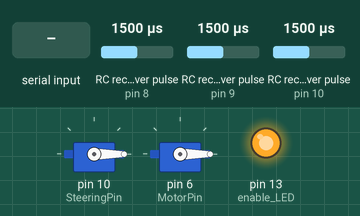
Recording of a sketch running on a simulated Arduino Uno, built with avr-gcc and run on an emulated ATmega328P. Shown: 2 × servo, output pins drawn as LEDs (lit = HIGH). Wiring (inferred from the names in the program): 3 × RC receiver channel: data pin 8 / data pin 9 / data pin 10. The test bench sets the inputs (shaded band); at power-on: RC receiver pulse (sensors on pin 8, pin 9, pin 10) 1500 µs.

Above: at 1.2 s.
1.3 s: "90,45\n" received over Serial
At 2.5 s:
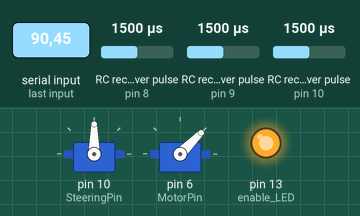
4.3 s: "30,150\n" received over Serial
At 5.7 s:
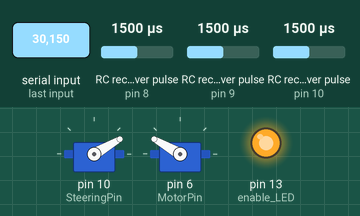
7.3 s: "1,90\n" received over Serial
At 8.8 s:
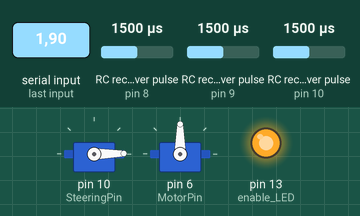
Timing chart, 0 to 16.3 s (numbered marks = the images above; inputs shaded):
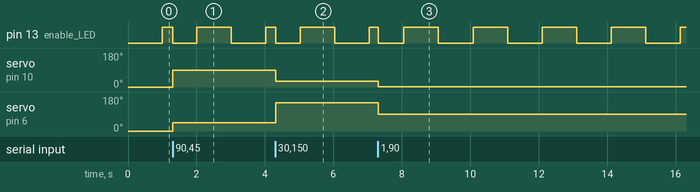

The sketch:

OpenMVArduinoNew.ino
```cpp
/* Miminimum sketch to translate incoming serial from an OpenMV board to Ardunio commands for motor and servo
 *  Written by Chris Anderson, DIYRobocars, 2017
 */

#include <PWMServo.h> //servo library
#include <AltSoftSerial.h>

#include <PinChangeInterrupt.h>

AltSoftSerial altSerial;

PWMServo myservoa, myservob; // create servo objects to control servos
int SteeringPin = 10;  // This corresponds to Servo Output 1
int MotorPin = 6;  // This correspondes to Servo Output 2
int CH3 = 5; // Corresponds to Servo Output 3
int CH4 = 4; // Corresponds to Servo Output 4
int CH5 = 9; // Corresponds to Servo Outut 5
int steer, motor;

/*
 * Define pins used to provide RC PWM signal to Arduino
 * Pins 8, 9 and 10 are used since they work on both ATMega328 and
 * ATMega32u4 board. So this code will work on Uno/Mini/Nano/Micro/Leonardo
 * See PinChangeInterrupt documentation for usable pins on other boards
 */
const byte channel_pin[] = {8, 9, 10};
volatile unsigned long rising_start[] = {0, 0, 0};
volatile long channel_length[] = {0, 0, 0};


unsigned long time;
unsigned long lasttime = 0;
bool LEDState = LOW;

const int BAUD_RATE = 9600;

void setup() {
    Serial.begin(BAUD_RATE);
    myservoa.attach(SteeringPin);// attach servo on Output 1 to servo object
    myservob.attach(MotorPin);// attach servo on Output 2 to servo object
    altSerial.begin(9600);   // This is for the debug console
    altSerial.println("Hello, world");
    pinMode(LED_BUILTIN, OUTPUT);  // enable LED
      pinMode(channel_pin[0], INPUT);
    pinMode(channel_pin[1], INPUT);
    pinMode(channel_pin[2], INPUT);

    attachPinChangeInterrupt(digitalPinToPinChangeInterrupt(channel_pin[0]), onRising0, CHANGE);
    attachPinChangeInterrupt(digitalPinToPinChangeInterrupt(channel_pin[1]), onRising1, CHANGE);
    attachPinChangeInterrupt(digitalPinToPinChangeInterrupt(channel_pin[2]), onRising2, CHANGE);
}

void processPin(byte pin) {
  uint8_t trigger = getPinChangeInterruptTrigger(digitalPinToPCINT(channel_pin[pin]));

  if(trigger == RISING) {
    rising_start[pin] = micros();
  } else if(trigger == FALLING) {
    channel_length[pin] = micros() - rising_start[pin];
  }
}

void onRising0(void) {
  processPin(0);
}

void onRising1(void) {
  processPin(1);
}

void onRising2(void) {
  processPin(2);
}
void loop() {
  time = millis();
  if (time > lasttime + 1000) {   // flash the LED every second to show "resting" mode
      lasttime = time;
      LEDState = !LEDState; // reverse the LED state
      digitalWrite(LED_BUILTIN, LEDState);   // turn on or off the LED
       }
  while (Serial.available() > 0) {
   // look for the next valid integer in the incoming serial stream:
    int tempsteer = Serial.parseInt();
//    mySerial.println(steer);   // turn this on for debgging. Warning: it will make the servos pulse
    // do it again:
    int tempmotor = Serial.parseInt();
//    mySerial.println(motor);   // turn this on for debgging. Warning: it will make the servos pulse
    // look for the newline. That's the end of the commands
    if (Serial.read() == '\n') {
        steer=tempsteer;
        motor=tempmotor;
        LEDState = !LEDState; // reverse the LED state
        digitalWrite(LED_BUILTIN, LEDState);   // turn on or off the LED to show activity
    }
  }
  myservoa.write(steer); // send values to output
  myservob.write(motor);
  delay (20);
}
```

Measured:
- after the input at 1.3 s, servo on pin 10 (SteeringPin): 0° → 90° at once; servo on pin 6 (MotorPin): 0° → 45° at once
- after the input at 4.3 s, servo on pin 10 (SteeringPin): 90° → 30° at once; servo on pin 6 (MotorPin): 45° → 150° at once
- after the input at 7.3 s, servo on pin 10 (SteeringPin): 30° → 1° at once; servo on pin 6 (MotorPin): 150° → 90° at once
- by itself, pin 13 (enable_LED): repeats every 2.0 s: HIGH 1.0 s, LOW 1.0 s
